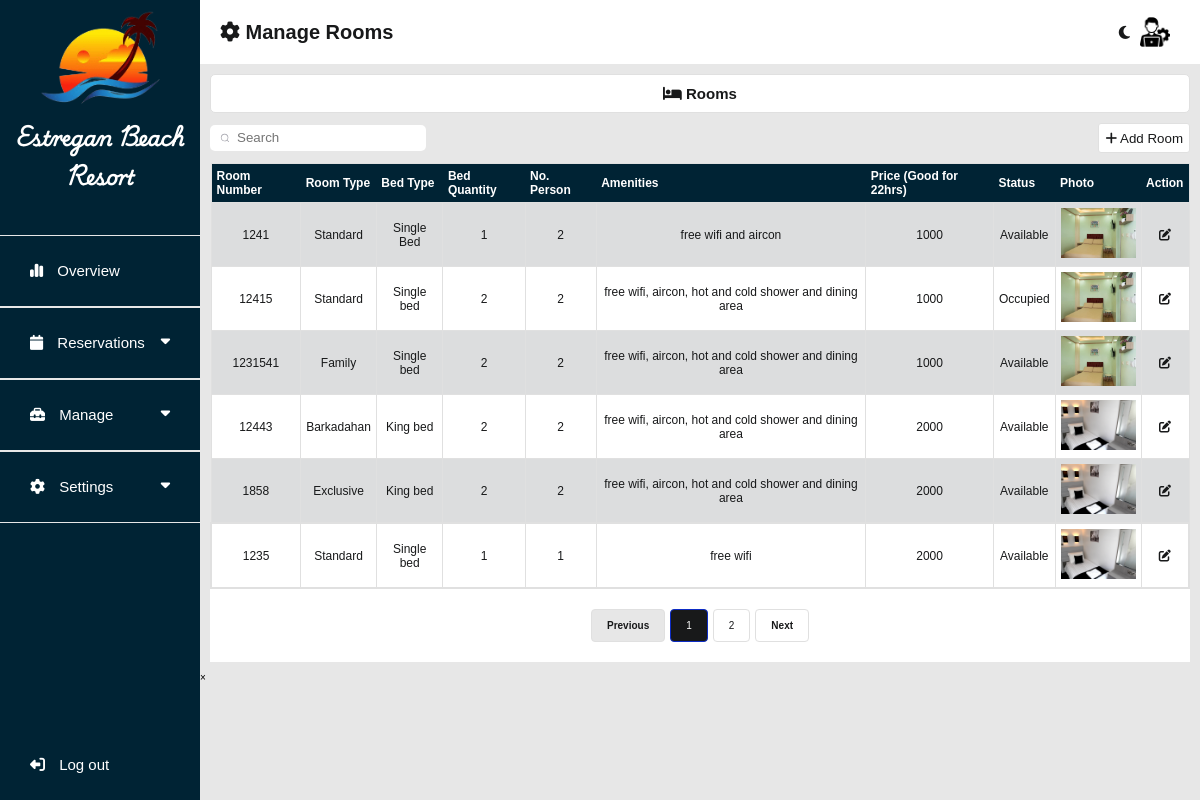
Screenshot of /admin/dashboardRooms.php (signed in) with the database file from the repository.
### tables this page shows
CREATE TABLE `room_tbl` (
  `id` int(11) NOT NULL,
  `room_number` bigint(255) NOT NULL,
  `room_type` varchar(255) NOT NULL,
  `bed_type` varchar(255) NOT NULL,
  `bed_quantity` int(20) NOT NULL,
  `no_persons` int(50) NOT NULL,
  `amenities` varchar(255) NOT NULL,
  `price` bigint(255) NOT NULL,
  `status` varchar(255) NOT NULL,
  `photo` varchar(255) NOT NULL
);

### admin/manageRooms.php (the view, shortened to what this page needs)
<?php
include 'db_connect.php';
$items_per_page = 6;
$current_page = isset($_GET['page']) ? (int) $_GET['page'] : 1;
$search_term = isset($_GET['search']) ? mysqli_real_escape_string($con, $_GET['search']) : '';
$start_item = ($current_page - 1) * $items_per_page;
$total_items_query = "SELECT COUNT(*) FROM room_tbl WHERE CONCAT(room_number, room_type, bed_type, amenities) LIKE '%$search_term%'";
$total_items_result = mysqli_query($con, $total_items_query);
$total_items = mysqli_fetch_array($total_items_result)[0];
$total_pages = ceil($total_items / $items_per_page);
$fetchdata = "SELECT * FROM room_tbl WHERE CONCAT(room_number, room_type, bed_type, amenities) LIKE '%$search_term%' ORDER BY id DESC LIMIT $start_item, $items_per_page";
$result = mysqli_query($con, $fetchdata);
?>
<div class="container">
    <div class="header-label">
        <label><i class="fa-solid fa-bed"></i> Rooms</label>
    </div>
    <div class="under-buttons-container">
        <div class="group">
            <input type="search" id="search-input" class="search-input" placeholder="Search">
        </div>
        <div class="add-reservation">
            <button onclick="window.location.href = 'room_adding.php'" name="add-reservation"><i class="fa-solid fa-plus"></i> Add Room</button>
        </div>
    </div>
    <form method="post" action="">
        <table id="room-table">
            <thead>
                <tr>
                    <th>Room Number</th>
                    <th>Room Type</th>
                    <th>Bed Type</th>
                    <th>Bed Quantity</th>
                    <th>No. Person</th>
                    <th>Amenities</th>
                    <th>Price (Good for 22hrs)</th>
                    <th>Status</th>
                    <th>Photo</th>
                    <th>Action</th>
                </tr>
            </thead>
            <tbody id="room-table-body">
                <?php while ($row = mysqli_fetch_assoc($result)) { ?>
                <tr>
                    <td><?php echo $row['room_number']; ?></td>
                    <td><?php echo $row['room_type']; ?></td>
                    <td><?php echo $row['bed_type']; ?></td>
                    <td><?php echo $row['bed_quantity']; ?></td>
                    <td><?php echo $row['no_persons']; ?></td>
                    <td><?php echo $row['amenities']; ?></td>
                    <td><?php echo $row['price']; ?></td>
                    <td><?php echo $row['status']; ?></td>
                    <td><img class="room-image" onclick="openFullScreen()" src="<?php echo $row['photo']; ?>"></td>
                    <td class="edit-btn-holder">
                        <div class="edit-btn">
                            <a name="manage" href="edit_room.php?manage_id=<?php echo $row['id']; ?>"><i class="fa-solid fa-pen-to-square"></i></a>
                        </div>
                    </td>
                </tr>
                <?php } ?>
            </tbody>
        </table>
    </form>
    <div class="pagination">
        <?php if ($current_page > 1): ?>
            <a href="?page=<?php echo $current_page - 1; ?>&search=<?php echo urlencode($search_term); ?>" class="prev">Previous</a>
        <?php else: ?>
            <a href="#" class="disabled prev">Previous</a>
        <?php endif; ?>
        <?php for ($i = 1; $i <= $total_pages; $i++): ?>
            <a href="?page=<?php echo $i; ?>&search=<?php echo urlencode($search_term); ?>" <?php if ($i == $current_page) echo 'class="active"'; ?>>
                <?php echo $i; ?>
            </a>
        <?php endfor; ?>
        <?php if ($current_page < $total_pages): ?>
            <a href="?page=<?php echo $current_page + 1; ?>&search=<?php echo urlencode($search_term); ?>" class="next">Next</a>
        <?php else: ?>
            <a href="#" class="disabled next">Next</a>
        <?php endif; ?>
    </div>
</div>
<div id="fullscreen-overlay">
    <span class="close" onclick="closeFullScreen()">&times;</span>
</div>

### admin/css/header.css (style rules this page uses)
* { margin: 0; font-family: 'Trebuchet MS', 'Lucida Sans Unicode', 'Lucida Grande', 'Lucida Sans', Arial, sans-serif; box-sizing: none; }
button { cursor: pointer; }

### admin/css/main.css (style rules this page uses)
* { margin: 0; font-family: 'Trebuchet MS', 'Lucida Sans Unicode', 'Lucida Grande', 'Lucida Sans', Arial, sans-serif; }
body { background-color: var(--first-color2); }
button { cursor: pointer; }
a { cursor: pointer; }
:root { --pure-white: white; --first-color: white; --first-color2: #E7E7E7; --second-color: #EAE2B7; --third-color: #FCBF49; --fourth-color: #F77F00; --fifth-color: #D62828; --sixth-color: #00527e; --seventh-color: #18191A; --seventh-color2: #e0e0e0; --seventh-color3: #e0e0e0; --seventh-color4: #757575; --eight-color: #002334; --eight-color2: #001824; --select-color: #F77F00; --select-color2: #cd6a00; --booknow-text: #ffffff; --booknow-text2: #242526; --booknow-border: #F77F00; --reservation-titleborder: #18191A; --reservation-title: #18191A; --reservation-text: white; --box-shadow: #b4b4b4; --after-input: #effaff; --water-border: #EAE2B7; --water-color: #0d2cc5; --gray-button: rgba(220, 220, 220, 0.849); font-size: 62.5%; --tdeven-color: #0023340c; --proceed-color: white; --proceed-bgcolor: #00527e; --cancel-color: white; --cancel-bgcolor: #D62828; --fixed-color: #effaff; --graph-title-color: #777; --legend-text-color: #777; --tooltip-bg-color: #333333; --tooltip-title-color: #ffffff; --tooltip-body-color: #ffffff; --axis-title-color: #777; --axis-ticks-color: #777; }

### admin/css/dashboard.css (style rules this page uses)
.container { margin: 10px; }
.header-label { background-color: var(--first-color); display: flex; justify-content: center; align-items: center; padding: 10px; margin-bottom: 10px; border-radius: 5px; border: 1px solid var(--seventh-color3); }
.header-label label { font-weight: bold; font-size: 1.5rem; color: var(--seventh-color); }
.under-buttons-container { display: flex; justify-content: space-between; align-items: center; margin-bottom: 10px; }
.group { display: flex; align-items: center; position: relative; max-width: 250px; }
.search-input { width: 100%; line-height: 22px; padding: 0 1rem; padding-left: 2.5rem; border: 2px solid transparent; border-radius: 5px; outline: none; background-color: var(--first-color); color: #0d0c22; transition: .3s ease; }
.icon { position: absolute; left: 1rem; fill: #9e9ea7; width: 1rem; height: 1rem; }
.add-reservation button { background-color: var(--first-color); color: var(--seventh-color); border: 1px solid var(--seventh-color3); border-radius: 3px; height: 30px; }
.edit-btn a { color: var(--seventh-color); }
table { border-collapse: collapse; width: 100%; overflow-y: scroll; font-size: 1.2rem; border: 1px solid var(--seventh-color3); }
table th { text-align: start; height: 5px; padding: 5px; background-color: var(--eight-color); color: var(--pure-white); top: 0; position: -webkit-sticky; position: sticky; }
table td { text-align: center; padding: 5px; border: 1px solid var(--first-color2); background-color: var(--first-color); color: var(--seventh-color); border: 1px solid var(--seventh-color3); }
tbody tr:nth-of-type(odd) td { background-color: var(--tdeven-color); }
tbody tr:last-of-type { border: 2px solid var(--seventh-color3); }
table img { height: 50px; width: auto; }
.pagination { display: flex; justify-content: center; padding: 20px 0; background-color: var(--first-color); }
.pagination a { display: inline-block; padding: 10px 15px; margin: 0 5px; text-decoration: none; color: var(--seventh-color); border: 1px solid var(--seventh-color3); border-radius: 4px; background-color: var(--first-color); transition: background-color 0.3s, color 0.3s, border-color 0.3s; }
.pagination a.active { background-color: var(--seventh-color); color: var(--first-color); border-color: var(--water-color); }
.pagination a.disabled { color: var(--seventh-color); cursor: not-allowed; pointer-events: none; background-color: var(--first-color2); border-color: var(--seventh-color3); }
.pagination a.prev, .pagination a.next { font-weight: bold; }
.pagination a+a { margin-left: 0; }

### rows the page displays
room_tbl: room_number "1241", room_type "Standard", bed_type "Single Bed", bed_quantity "1", no_persons "2", amenities "free wifi and aircon", price "1000", status "Available", photo (picture)
room_tbl: room_number "12415", room_type "Standard", bed_type "Single bed", bed_quantity "2", no_persons "2", amenities "free wifi, aircon, hot and cold shower and dining area", price "1000", status "Occupied", photo (picture)
room_tbl: room_number "1231541", room_type "Family", bed_type "Single bed", bed_quantity "2", no_persons "2", amenities "free wifi, aircon, hot and cold shower and dining area", price "1000", status "Available", photo (picture)
room_tbl: room_number "12443", room_type "Barkadahan", bed_type "King bed", bed_quantity "2", no_persons "2", amenities "free wifi, aircon, hot and cold shower and dining area", price "2000", status "Available", photo (picture)
room_tbl: room_number "1858", room_type "Exclusive", bed_type "King bed", bed_quantity "2", no_persons "2", amenities "free wifi, aircon, hot and cold shower and dining area", price "2000", status "Available", photo (picture)
room_tbl: room_number "1235", room_type "Standard", bed_type "Single bed", bed_quantity "1", no_persons "1", amenities "free wifi", price "2000", status "Available", photo (picture)
